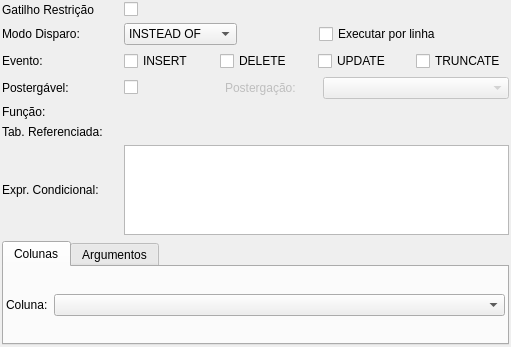
<?xml version="1.0" encoding="UTF-8"?>
<ui version="4.0">
 <class>GatilhoWidget</class>
 <widget class="QWidget" name="GatilhoWidget">
  <property name="geometry">
   <rect>
    <x>0</x>
    <y>0</y>
    <width>511</width>
    <height>347</height>
   </rect>
  </property>
  <property name="minimumSize">
   <size>
    <width>430</width>
    <height>310</height>
   </size>
  </property>
  <property name="windowTitle">
   <string>Form</string>
  </property>
  <layout class="QGridLayout" name="gatilho_grid">
   <property name="margin">
    <number>2</number>
   </property>
   <property name="spacing">
    <number>6</number>
   </property>
   <item row="1" column="0">
    <widget class="QLabel" name="tipo_disparo_lbl">
     <property name="enabled">
      <bool>true</bool>
     </property>
     <property name="sizePolicy">
      <sizepolicy hsizetype="Fixed" vsizetype="Fixed">
       <horstretch>0</horstretch>
       <verstretch>0</verstretch>
      </sizepolicy>
     </property>
     <property name="minimumSize">
      <size>
       <width>110</width>
       <height>0</height>
      </size>
     </property>
     <property name="maximumSize">
      <size>
       <width>110</width>
       <height>16777215</height>
      </size>
     </property>
     <property name="text">
      <string>Modo Disparo:</string>
     </property>
    </widget>
   </item>
   <item row="1" column="2">
    <layout class="QHBoxLayout" name="horizontalLayout_2">
     <item>
      <widget class="QComboBox" name="tipo_disparo_cmb">
       <property name="enabled">
        <bool>true</bool>
       </property>
       <property name="sizePolicy">
        <sizepolicy hsizetype="Fixed" vsizetype="Fixed">
         <horstretch>0</horstretch>
         <verstretch>0</verstretch>
        </sizepolicy>
       </property>
       <property name="minimumSize">
        <size>
         <width>113</width>
         <height>0</height>
        </size>
       </property>
       <property name="maximumSize">
        <size>
         <width>16777215</width>
         <height>16777215</height>
        </size>
       </property>
       <item>
        <property name="text">
         <string>INSTEAD OF</string>
        </property>
       </item>
      </widget>
     </item>
     <item>
      <spacer name="horizontalSpacer">
       <property name="orientation">
        <enum>Qt::Horizontal</enum>
       </property>
       <property name="sizeType">
        <enum>QSizePolicy::Fixed</enum>
       </property>
       <property name="sizeHint" stdset="0">
        <size>
         <width>76</width>
         <height>20</height>
        </size>
       </property>
      </spacer>
     </item>
     <item>
      <widget class="QCheckBox" name="exec_por_linha_chk">
       <property name="sizePolicy">
        <sizepolicy hsizetype="Expanding" vsizetype="Fixed">
         <horstretch>0</horstretch>
         <verstretch>0</verstretch>
        </sizepolicy>
       </property>
       <property name="minimumSize">
        <size>
         <width>0</width>
         <height>0</height>
        </size>
       </property>
       <property name="maximumSize">
        <size>
         <width>16777215</width>
         <height>16777215</height>
        </size>
       </property>
       <property name="text">
        <string>Executar por linha</string>
       </property>
      </widget>
     </item>
    </layout>
   </item>
   <item row="2" column="0">
    <widget class="QLabel" name="evento_lbl">
     <property name="sizePolicy">
      <sizepolicy hsizetype="Fixed" vsizetype="Fixed">
       <horstretch>0</horstretch>
       <verstretch>0</verstretch>
      </sizepolicy>
     </property>
     <property name="minimumSize">
      <size>
       <width>110</width>
       <height>0</height>
      </size>
     </property>
     <property name="maximumSize">
      <size>
       <width>110</width>
       <height>16777215</height>
      </size>
     </property>
     <property name="text">
      <string>Evento:</string>
     </property>
    </widget>
   </item>
   <item row="2" column="2">
    <layout class="QHBoxLayout" name="horizontalLayout_3">
     <property name="sizeConstraint">
      <enum>QLayout::SetDefaultConstraint</enum>
     </property>
     <item>
      <widget class="QCheckBox" name="insert_chk">
       <property name="sizePolicy">
        <sizepolicy hsizetype="Fixed" vsizetype="Fixed">
         <horstretch>0</horstretch>
         <verstretch>0</verstretch>
        </sizepolicy>
       </property>
       <property name="minimumSize">
        <size>
         <width>90</width>
         <height>0</height>
        </size>
       </property>
       <property name="maximumSize">
        <size>
         <width>16777215</width>
         <height>16777215</height>
        </size>
       </property>
       <property name="text">
        <string>INSERT</string>
       </property>
      </widget>
     </item>
     <item>
      <widget class="QCheckBox" name="delete_chk">
       <property name="sizePolicy">
        <sizepolicy hsizetype="Fixed" vsizetype="Fixed">
         <horstretch>0</horstretch>
         <verstretch>0</verstretch>
        </sizepolicy>
       </property>
       <property name="minimumSize">
        <size>
         <width>95</width>
         <height>0</height>
        </size>
       </property>
       <property name="maximumSize">
        <size>
         <width>16777215</width>
         <height>16777215</height>
        </size>
       </property>
       <property name="text">
        <string>DELETE</string>
       </property>
      </widget>
     </item>
     <item>
      <widget class="QCheckBox" name="update_chk">
       <property name="sizePolicy">
        <sizepolicy hsizetype="Fixed" vsizetype="Fixed">
         <horstretch>0</horstretch>
         <verstretch>0</verstretch>
        </sizepolicy>
       </property>
       <property name="minimumSize">
        <size>
         <width>95</width>
         <height>0</height>
        </size>
       </property>
       <property name="maximumSize">
        <size>
         <width>16777215</width>
         <height>16777215</height>
        </size>
       </property>
       <property name="text">
        <string>UPDATE</string>
       </property>
      </widget>
     </item>
     <item>
      <widget class="QCheckBox" name="truncate_chk">
       <property name="sizePolicy">
        <sizepolicy hsizetype="Expanding" vsizetype="Fixed">
         <horstretch>0</horstretch>
         <verstretch>0</verstretch>
        </sizepolicy>
       </property>
       <property name="minimumSize">
        <size>
         <width>100</width>
         <height>0</height>
        </size>
       </property>
       <property name="maximumSize">
        <size>
         <width>16777215</width>
         <height>16777215</height>
        </size>
       </property>
       <property name="text">
        <string>TRUNCATE</string>
       </property>
      </widget>
     </item>
    </layout>
   </item>
   <item row="3" column="0">
    <widget class="QLabel" name="postergavel_lbl">
     <property name="sizePolicy">
      <sizepolicy hsizetype="Fixed" vsizetype="Fixed">
       <horstretch>0</horstretch>
       <verstretch>0</verstretch>
      </sizepolicy>
     </property>
     <property name="minimumSize">
      <size>
       <width>0</width>
       <height>0</height>
      </size>
     </property>
     <property name="maximumSize">
      <size>
       <width>16777215</width>
       <height>16777215</height>
      </size>
     </property>
     <property name="text">
      <string>Postergável:</string>
     </property>
    </widget>
   </item>
   <item row="3" column="2">
    <layout class="QHBoxLayout" name="horizontalLayout">
     <item>
      <widget class="QCheckBox" name="postergavel_chk">
       <property name="sizePolicy">
        <sizepolicy hsizetype="Fixed" vsizetype="Fixed">
         <horstretch>0</horstretch>
         <verstretch>0</verstretch>
        </sizepolicy>
       </property>
       <property name="minimumSize">
        <size>
         <width>95</width>
         <height>0</height>
        </size>
       </property>
       <property name="maximumSize">
        <size>
         <width>90</width>
         <height>16777215</height>
        </size>
       </property>
       <property name="text">
        <string/>
       </property>
      </widget>
     </item>
     <item>
      <widget class="QLabel" name="tipo_postergacao_lbl">
       <property name="enabled">
        <bool>false</bool>
       </property>
       <property name="sizePolicy">
        <sizepolicy hsizetype="Fixed" vsizetype="Fixed">
         <horstretch>0</horstretch>
         <verstretch>0</verstretch>
        </sizepolicy>
       </property>
       <property name="minimumSize">
        <size>
         <width>92</width>
         <height>0</height>
        </size>
       </property>
       <property name="maximumSize">
        <size>
         <width>16777215</width>
         <height>16777215</height>
        </size>
       </property>
       <property name="text">
        <string>Postergação:</string>
       </property>
      </widget>
     </item>
     <item>
      <widget class="QComboBox" name="tipo_postergacao_cmb">
       <property name="enabled">
        <bool>false</bool>
       </property>
       <property name="sizePolicy">
        <sizepolicy hsizetype="Minimum" vsizetype="Fixed">
         <horstretch>0</horstretch>
         <verstretch>0</verstretch>
        </sizepolicy>
       </property>
       <property name="minimumSize">
        <size>
         <width>0</width>
         <height>0</height>
        </size>
       </property>
       <property name="maximumSize">
        <size>
         <width>16777215</width>
         <height>16777215</height>
        </size>
       </property>
      </widget>
     </item>
    </layout>
   </item>
   <item row="6" column="0">
    <widget class="QLabel" name="tab_referenciada_lbl">
     <property name="enabled">
      <bool>true</bool>
     </property>
     <property name="sizePolicy">
      <sizepolicy hsizetype="Fixed" vsizetype="Fixed">
       <horstretch>0</horstretch>
       <verstretch>0</verstretch>
      </sizepolicy>
     </property>
     <property name="minimumSize">
      <size>
       <width>110</width>
       <height>0</height>
      </size>
     </property>
     <property name="maximumSize">
      <size>
       <width>110</width>
       <height>16777215</height>
      </size>
     </property>
     <property name="text">
      <string>Tab. Referenciada:</string>
     </property>
    </widget>
   </item>
   <item row="7" column="0">
    <widget class="QLabel" name="exp_condicional_lbl">
     <property name="sizePolicy">
      <sizepolicy hsizetype="Fixed" vsizetype="Preferred">
       <horstretch>0</horstretch>
       <verstretch>0</verstretch>
      </sizepolicy>
     </property>
     <property name="minimumSize">
      <size>
       <width>110</width>
       <height>0</height>
      </size>
     </property>
     <property name="maximumSize">
      <size>
       <width>110</width>
       <height>16777215</height>
      </size>
     </property>
     <property name="text">
      <string>Expr. Condicional:</string>
     </property>
    </widget>
   </item>
   <item row="7" column="2">
    <widget class="QTextEdit" name="exp_condicional_txt">
     <property name="sizePolicy">
      <sizepolicy hsizetype="Expanding" vsizetype="Expanding">
       <horstretch>0</horstretch>
       <verstretch>0</verstretch>
      </sizepolicy>
     </property>
     <property name="minimumSize">
      <size>
       <width>0</width>
       <height>50</height>
      </size>
     </property>
     <property name="maximumSize">
      <size>
       <width>16777215</width>
       <height>90</height>
      </size>
     </property>
     <property name="frameShadow">
      <enum>QFrame::Sunken</enum>
     </property>
     <property name="lineWidth">
      <number>1</number>
     </property>
     <property name="midLineWidth">
      <number>0</number>
     </property>
     <property name="verticalScrollBarPolicy">
      <enum>Qt::ScrollBarAsNeeded</enum>
     </property>
     <property name="horizontalScrollBarPolicy">
      <enum>Qt::ScrollBarAsNeeded</enum>
     </property>
     <property name="undoRedoEnabled">
      <bool>true</bool>
     </property>
     <property name="readOnly">
      <bool>false</bool>
     </property>
     <property name="textInteractionFlags">
      <set>Qt::TextEditorInteraction</set>
     </property>
    </widget>
   </item>
   <item row="8" column="0" colspan="3">
    <widget class="QTabWidget" name="arg_cols_tbw">
     <property name="currentIndex">
      <number>0</number>
     </property>
     <widget class="QWidget" name="tab_2">
      <attribute name="title">
       <string>Colunas</string>
      </attribute>
      <layout class="QGridLayout" name="gridLayout_2">
       <property name="margin">
        <number>2</number>
       </property>
       <item row="0" column="0">
        <widget class="QLabel" name="coluna_lbl">
         <property name="sizePolicy">
          <sizepolicy hsizetype="Fixed" vsizetype="Preferred">
           <horstretch>0</horstretch>
           <verstretch>0</verstretch>
          </sizepolicy>
         </property>
         <property name="minimumSize">
          <size>
           <width>0</width>
           <height>0</height>
          </size>
         </property>
         <property name="text">
          <string>Coluna:</string>
         </property>
        </widget>
       </item>
       <item row="0" column="1">
        <widget class="QComboBox" name="coluna_cmb">
         <property name="sizePolicy">
          <sizepolicy hsizetype="Expanding" vsizetype="Fixed">
           <horstretch>0</horstretch>
           <verstretch>0</verstretch>
          </sizepolicy>
         </property>
         <property name="minimumSize">
          <size>
           <width>180</width>
           <height>0</height>
          </size>
         </property>
         <property name="maximumSize">
          <size>
           <width>16777215</width>
           <height>16777215</height>
          </size>
         </property>
        </widget>
       </item>
      </layout>
     </widget>
     <widget class="QWidget" name="tab">
      <attribute name="title">
       <string>Argumentos</string>
      </attribute>
      <layout class="QGridLayout" name="gridLayout">
       <property name="margin">
        <number>2</number>
       </property>
       <item row="0" column="0">
        <widget class="QLabel" name="argumento_lbl">
         <property name="text">
          <string>Argumento:</string>
         </property>
        </widget>
       </item>
       <item row="0" column="1">
        <widget class="QLineEdit" name="argumento_edt">
         <property name="minimumSize">
          <size>
           <width>180</width>
           <height>0</height>
          </size>
         </property>
        </widget>
       </item>
      </layout>
     </widget>
    </widget>
   </item>
   <item row="5" column="0">
    <widget class="QLabel" name="funcao_lbl">
     <property name="enabled">
      <bool>true</bool>
     </property>
     <property name="sizePolicy">
      <sizepolicy hsizetype="Fixed" vsizetype="Fixed">
       <horstretch>0</horstretch>
       <verstretch>0</verstretch>
      </sizepolicy>
     </property>
     <property name="minimumSize">
      <size>
       <width>110</width>
       <height>0</height>
      </size>
     </property>
     <property name="maximumSize">
      <size>
       <width>110</width>
       <height>16777215</height>
      </size>
     </property>
     <property name="text">
      <string>Função:</string>
     </property>
    </widget>
   </item>
   <item row="0" column="0">
    <widget class="QLabel" name="gat_rest_lbl">
     <property name="text">
      <string>Gatilho Restrição</string>
     </property>
    </widget>
   </item>
   <item row="0" column="2">
    <widget class="QCheckBox" name="gat_rest_chk">
     <property name="text">
      <string/>
     </property>
    </widget>
   </item>
  </layout>
 </widget>
 <resources/>
 <connections/>
</ui>
